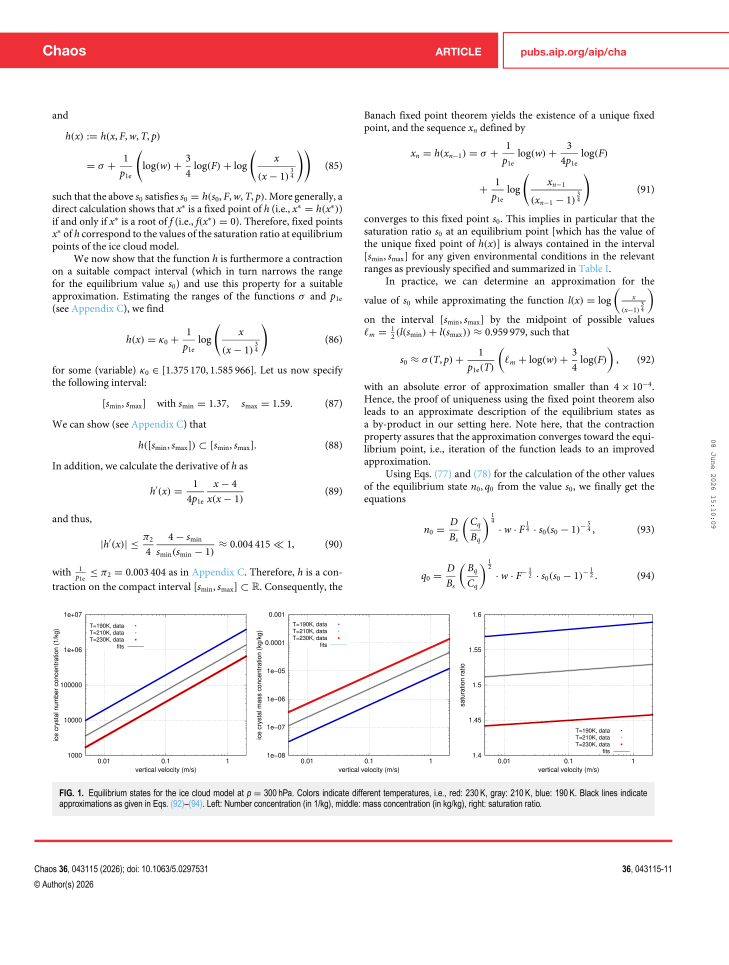
#> input picture episodes/002-figure1-python-continuation/outputs/figure1_digitized/figure1_page12_600dpi.png, 5100 x 6750 px (shown at 1/7 size)
$ python extract_digitize_figure1.py
#> lines starting #> are read from the running program, lines starting #| are printed output that depends on the picture
#!/usr/bin/env python3
"""Extract and digitize Figure 1 from the Bergner & Spichtinger (2026) PDF.

The saved publisher PDF does not expose Figure 1 as an embedded raster in
``pdfimages``; the figure appears as rendered page content.  This script
therefore reproducibly renders PDF page 12 at high resolution, crops the Figure
1 region, calibrates the three panels, digitizes the visible colored curves, and
writes QA overlays plus provenance metadata.
"""

from __future__ import annotations

import csv
import hashlib
import json
import math
import shutil
import subprocess
import tempfile
from dataclasses import dataclass
from pathlib import Path
from typing import Callable

import numpy as np
import yaml
from PIL import Image, ImageDraw

ROOT = Path(__file__).resolve().parents[3]
PDF = ROOT / "sources/original/bergner-spichtinger-2026.pdf"
OUT = ROOT / "episodes/002-figure1-python-continuation/outputs/figure1_digitized"
DPI = 600
BASE_DPI = 300
PAGE_NUMBER = 12

# Coordinates measured on a 300-dpi rendering of PDF page 12.  The script scales
# them to DPI to keep the calibration reproducible and inspectable.
BASE_FIGURE_CROP = (170, 2110, 2320, 2860)  # left, top, right, bottom; includes labels and caption
BASE_PANEL_BOUNDS = {
    "number_concentration": (298, 2150, 862, 2644),
    "mass_concentration": (1009, 2150, 1573, 2644),
    "saturation_ratio": (1696, 2150, 2284, 2644),
}

TEMPERATURES = {
    "blue": {"T_K": 190, "rgb": (0, 0, 255)},
    "gray": {"T_K": 210, "rgb": (128, 128, 128)},
    "red": {"T_K": 230, "rgb": (255, 0, 0)},
}


@dataclass(frozen=True)
class PanelCalibration:
    panel: str
    value_name: str
    value_unit: str
    bounds_px: tuple[int, int, int, int]
    x_min: float = 0.005
    x_max: float = 2.0
    x_scale: str = "log10"
    y_min: float = 0.0
    y_max: float = 1.0
    y_scale: str = "linear"

    def x_to_w(self, x_px: float) -> float:
        left, _top, right, _bottom = self.bounds_px
        f = (x_px - left) / (right - left)
        return 10 ** (math.log10(self.x_min) + f * (math.log10(self.x_max) - math.log10(self.x_min)))

    def y_to_value(self, y_px: float) -> float:
        _left, top, _right, bottom = self.bounds_px
        f = (bottom - y_px) / (bottom - top)
        if self.y_scale == "log10":
            return 10 ** (math.log10(self.y_min) + f * (math.log10(self.y_max) - math.log10(self.y_min)))
        return self.y_min + f * (self.y_max - self.y_min)


def sha256(path: Path) -> str:
    h = hashlib.sha256()
    with path.open("rb") as f:
        for chunk in iter(lambda: f.read(1 << 20), b""):
            h.update(chunk)
    return h.hexdigest()


def scale_box(box: tuple[int, int, int, int], scale: float) -> tuple[int, int, int, int]:
    return tuple(int(round(v * scale)) for v in box)  # type: ignore[return-value]


def render_page(pdf: Path, out_png: Path) -> None:
    if shutil.which("pdftoppm") is None:
        raise RuntimeError("pdftoppm is required for reproducible PDF rendering")
    with tempfile.TemporaryDirectory() as td:
        stem = Path(td) / "page"
        subprocess.run(
            [
                "pdftoppm",
                "-f",
                str(PAGE_NUMBER),
                "-l",
                str(PAGE_NUMBER),
                "-r",
                str(DPI),
                "-png",
                str(pdf),
                str(stem),
            ],
            check=True,
        )
#> (this line was passed over: subprocess is not available in this run)
        rendered = Path(td) / f"page-{PAGE_NUMBER}.png"
        shutil.copy2(rendered, out_png)


def list_pdf_images(pdf: Path) -> str:
    if shutil.which("pdfimages") is None:
        return "pdfimages not available"
    proc = subprocess.run(["pdfimages", "-list", str(pdf)], check=True, text=True, capture_output=True)
    return proc.stdout


def calibrations(scale: float) -> dict[str, PanelCalibration]:
    b = {name: scale_box(box, scale) for name, box in BASE_PANEL_BOUNDS.items()}
    return {
        "number_concentration": PanelCalibration(
            "number_concentration", "ice_crystal_number_concentration", "1 kg-1", b["number_concentration"], y_min=1e3, y_max=1e7, y_scale="log10"
        ),
        "mass_concentration": PanelCalibration(
            "mass_concentration", "ice_crystal_mass_concentration", "kg kg-1", b["mass_concentration"], y_min=1e-8, y_max=1e-3, y_scale="log10"
        ),
        "saturation_ratio": PanelCalibration(
            "saturation_ratio", "saturation_ratio", "1", b["saturation_ratio"], y_min=1.4, y_max=1.6, y_scale="linear"
        ),
    }


def color_mask(arr: np.ndarray, color: str) -> np.ndarray:
    r, g, b = arr[:, :, 0].astype(int), arr[:, :, 1].astype(int), arr[:, :, 2].astype(int)
    if color == "red":
        return (r > 135) & (r > g + 45) & (r > b + 45)
    if color == "blue":
        return (b > 120) & (b > r + 45) & (b > g + 35)
    if color == "gray":
        # The T=210 K line is neutral gray.  Exclude very dark axes/text and
        # light dotted grid; the per-column robust extraction below removes the
        # remaining grid intersections.
        spread = np.maximum.reduce([r, g, b]) - np.minimum.reduce([r, g, b])
        lum = (r + g + b) / 3
        return (spread < 18) & (lum > 75) & (lum < 190)
    raise ValueError(color)


def digitize_curve(arr: np.ndarray, cal: PanelCalibration, color: str, n_samples: int = 180) -> list[dict[str, object]]:
    left, top, right, bottom = cal.bounds_px
    pad = int(round((DPI / BASE_DPI) * 3))
    roi = arr[top + pad : bottom - pad + 1, left + pad : right - pad + 1]
    mask = color_mask(roi, color)

    # Drop axis/grid pixels near known major grid columns/rows.  This is most
    # important for the neutral gray curve.
    h, w = mask.shape
    major_x = [int(round((math.log10(x) - math.log10(cal.x_min)) / (math.log10(cal.x_max) - math.log10(cal.x_min)) * (right - left))) for x in (0.01, 0.1, 1.0)]
    for x0 in major_x:
        lo, hi = max(0, x0 - pad - 2), min(w, x0 + pad + 3)
        if hi > lo:
            mask[:, lo:hi] = False
    if color == "gray":
        # Avoid horizontal grid lines for all panels.
        if cal.y_scale == "log10":
            y_ticks = [10 ** e for e in range(math.floor(math.log10(cal.y_min)), math.ceil(math.log10(cal.y_max)) + 1)]
            y_ticks = [y for y in y_ticks if cal.y_min <= y <= cal.y_max]
            rows = [int(round((bottom - top) * (1 - (math.log10(y) - math.log10(cal.y_min)) / (math.log10(cal.y_max) - math.log10(cal.y_min))))) for y in y_ticks]
        else:
            y_ticks = np.linspace(cal.y_min, cal.y_max, 5)
            rows = [int(round((bottom - top) * (1 - (y - cal.y_min) / (cal.y_max - cal.y_min)))) for y in y_ticks]
        for y0 in rows:
            lo, hi = max(0, y0 - pad - 2), min(h, y0 + pad + 3)
            if hi > lo:
                mask[lo:hi, :] = False

    xs = np.linspace(0, w - 1, n_samples).round().astype(int)
    # The neutral gray curve shares the panel with a gray legend at the left;
    # track it from right to left, where the curve is isolated, then reverse.
    if color == "gray":
        xs = xs[::-1]
    raw_points: list[tuple[int, float, int]] = []
    last_y: float | None = None
    for xi in xs:
        lo, hi = max(0, xi - 2), min(w, xi + 3)
        ys = np.where(mask[:, lo:hi])[0]
        if ys.size == 0:
            continue
        if color == "gray" and last_y is not None:
            y = float(ys[np.argmin(np.abs(ys - last_y))])
        else:
            y = float(np.median(ys))
        # Reject obvious text/legend outliers by requiring a smooth curve.
        if last_y is not None and abs(y - last_y) > max(16, h * 0.08):
            close = ys[np.abs(ys - last_y) <= max(16, h * 0.08)]
            if close.size:
                y = float(np.median(close))
            elif color == "gray":
                continue
        last_y = y
        raw_points.append((xi, y, int(ys.size)))

    if color == "gray":
        raw_points = list(reversed(raw_points))

    rows: list[dict[str, object]] = []
    for i, (xi, y, candidates) in enumerate(raw_points):
        x_px = left + pad + xi
        y_px = top + pad + y
        rows.append(
            {
                "panel": cal.panel,
                "value_name": cal.value_name,
                "value_unit": cal.value_unit,
                "T_K": TEMPERATURES[color]["T_K"],
                "curve_color": color,
                "w_m_s": cal.x_to_w(x_px),
                "value": cal.y_to_value(y_px),
                "x_px_page": round(x_px, 3),
                "y_px_page": round(y_px, 3),
                "x_px_panel": round(x_px - left, 3),
                "y_px_panel": round(y_px - top, 3),
                "candidate_pixels_in_column_window": candidates,
                "source_pdf": str(PDF.relative_to(ROOT)),
                "source_page": PAGE_NUMBER,
                "source_render_dpi": DPI,
                "source_image": str((OUT / "figure1_source.png").relative_to(ROOT)),
                "digitization_method": "color-threshold median-by-column with grid-pixel suppression",
                "point_index": i,
            }
        )
    return rows


def write_csv(path: Path, rows: list[dict[str, object]]) -> None:
    fields = [
        "panel",
        "value_name",
        "value_unit",
        "T_K",
        "curve_color",
        "w_m_s",
        "value",
        "x_px_page",
        "y_px_page",
        "x_px_panel",
        "y_px_panel",
        "candidate_pixels_in_column_window",
        "source_pdf",
        "source_page",
        "source_render_dpi",
        "source_image",
        "digitization_method",
        "point_index",
    ]
    with path.open("w", newline="") as f:
        writer = csv.DictWriter(f, fieldnames=fields)
        writer.writeheader()
        writer.writerows(rows)


def draw_overlay(page_image: Image.Image, rows: list[dict[str, object]], cals: dict[str, PanelCalibration]) -> Image.Image:
    overlay = page_image.copy()
    draw = ImageDraw.Draw(overlay)
    for cal in cals.values():
        draw.rectangle(cal.bounds_px, outline=(0, 160, 0), width=max(2, int(DPI / 150)))
    radius = max(2, int(DPI / 200))
    for row in rows:
        x = float(row["x_px_page"])
        y = float(row["y_px_page"])
        rgb = TEMPERATURES[str(row["curve_color"])] ["rgb"]
        draw.ellipse((x - radius, y - radius, x + radius, y + radius), outline=rgb, fill=rgb)
    return overlay


def main() -> None:
    OUT.mkdir(parents=True, exist_ok=True)
    rendered_page = OUT / f"figure1_page{PAGE_NUMBER}_{DPI}dpi.png"
    figure_source = OUT / "figure1_source.png"
    image_list = OUT / "pdfimages_list.txt"

    render_page(PDF, rendered_page)
    image_list.write_text(list_pdf_images(PDF))
#> (the call stopped at in list_pdf_images, `proc = subprocess.run(["pdfimages", "-list", str(pdf)], check=True, te..`: subprocess is not available in this run)

    page = Image.open(rendered_page).convert("RGB")
#> page is the input picture: PIL image 5100x6750 RGB; mean R, G, B 245.4, 239.7, 240.2
    scale = DPI / BASE_DPI
    crop = scale_box(BASE_FIGURE_CROP, scale)
    page.crop(crop).save(figure_source)
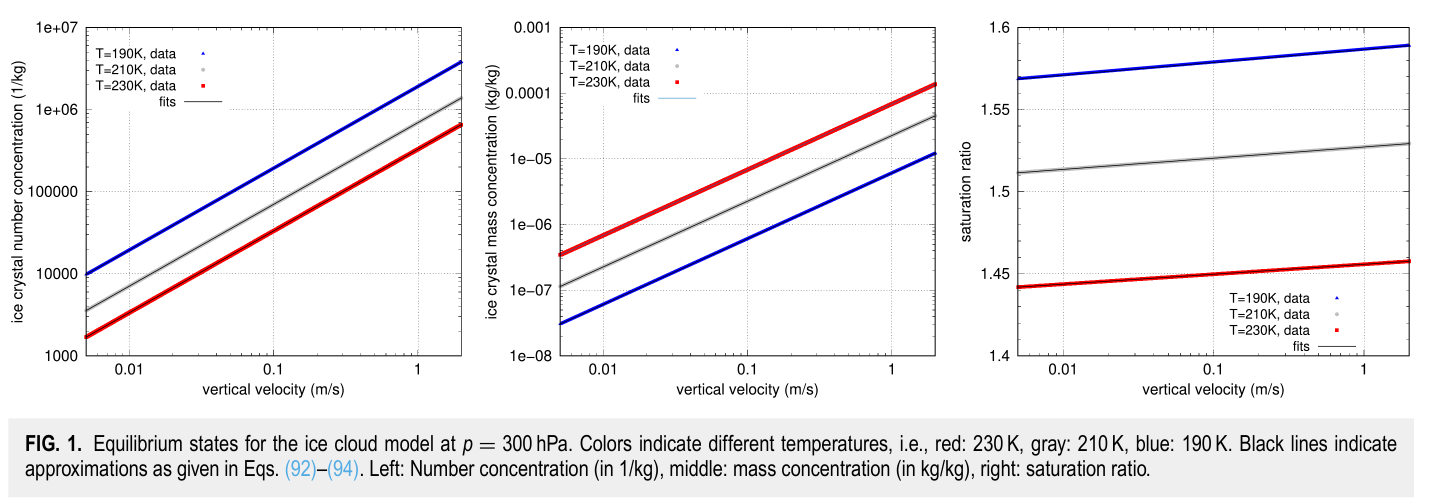
#> saved as figure1_source.png: PIL image 4300x1500 RGB (shown at 1/3 size); mean R, G, B 241.9, 240.2, 241.4

    cals = calibrations(scale)
    arr = np.array(page)
    rows: list[dict[str, object]] = []
    for cal in cals.values():
        for color in ("blue", "gray", "red"):
            rows.extend(digitize_curve(arr, cal, color))
#> this loop made 3 passes
#> pass 1, in digitize_curve, `roi = arr[top + pad : bottom - pad + 1, left + pad : right - pad + 1]`:
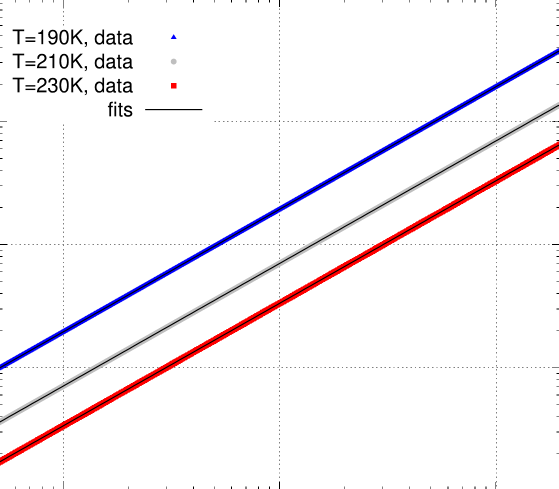
#> roi: shape (977, 1117, 3) (shown at 1/2 size); mean of channels 0, 1, 2 247.5, 243.9, 246.4; drawn as R, G, B
#> pass 1, in color_mask, `r, g, b = arr[:, :, 0].astype(int), arr[:, :, 1].astype(int), arr[:, :..`:
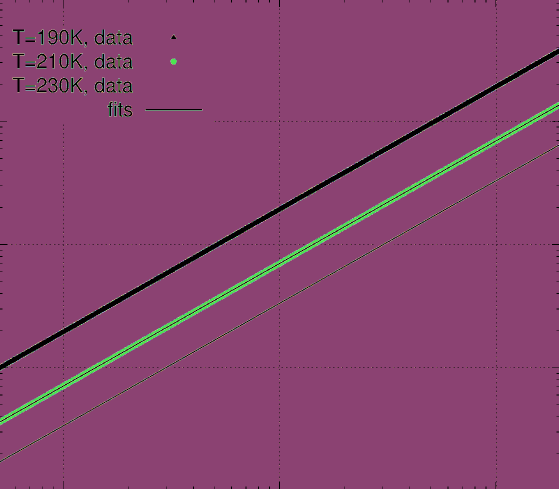
#> r: shape (977, 1117) int64 (shown at 1/2 size); 201 distinct labels, from 0 to 255; one colour per label, 0 black
#> pass 1, in color_mask, `r, g, b = arr[:, :, 0].astype(int), arr[:, :, 1].astype(int), arr[:, :..`:
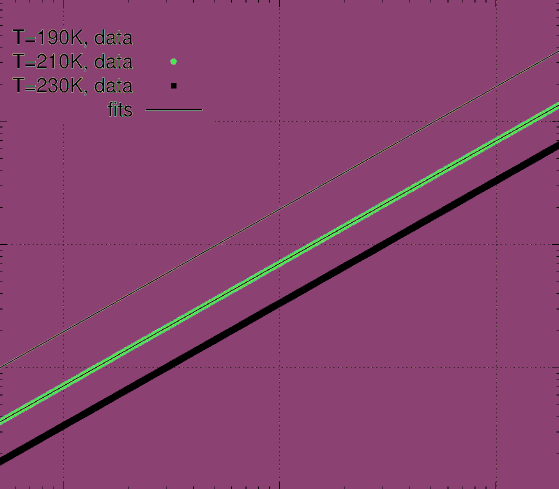
#> b: shape (977, 1117) int64 (shown at 1/2 size); 100 distinct labels, from 0 to 255; one colour per label, 0 black
#> after the loop, rows = 1547 items

    csv_path = OUT / "figure1_digitized_curves.csv"
    write_csv(csv_path, rows)

    overlay_page = draw_overlay(page, rows, cals)
#> the loop in draw_overlay, `for row in rows:` made 1547 passes
#> (x, y) on passes 1 to 3: (602, 5040), (608, 5036.5), (614, 5032)
    overlay_page.save(OUT / "figure1_digitized_overlay_page.png")
    overlay_page.crop(crop).save(OUT / "figure1_digitized_overlay.png")
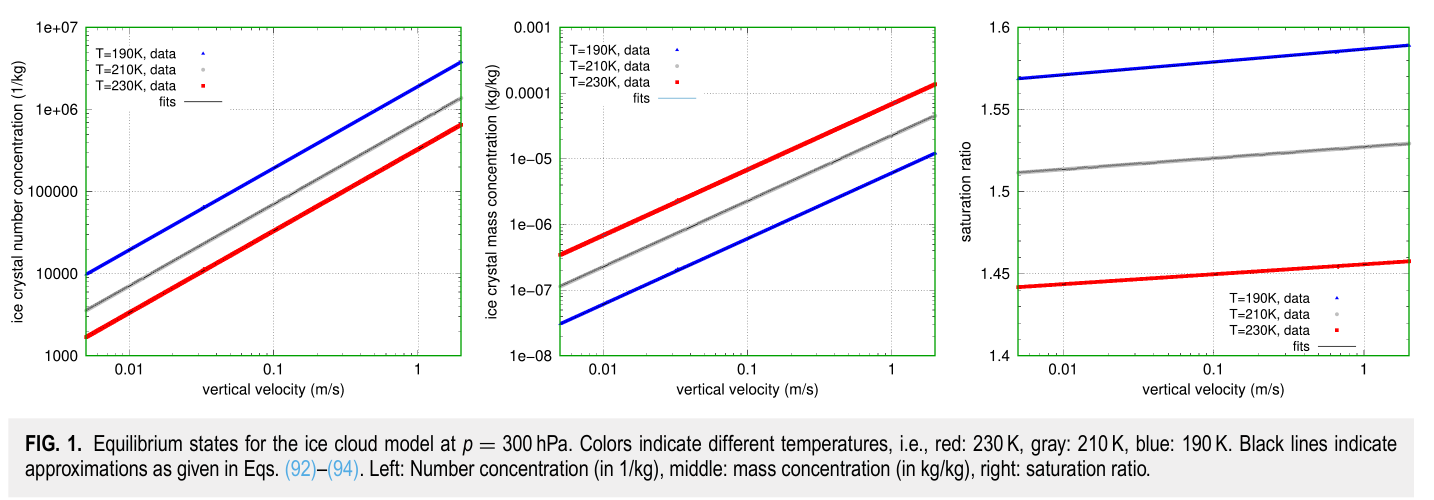
#> saved as figure1_digitized_overlay.png: PIL image 4300x1500 RGB (shown at 1/3 size); mean R, G, B 241.6, 240.9, 241.1

    counts: dict[str, int] = {}
    for row in rows:
        key = f"{row['panel']}|T={row['T_K']}"
        counts[key] = counts.get(key, 0) + 1
#> after the loop, counts = 9 items

    metadata = {
        "figure": "Figure 1",
        "paper": "Bergner & Spichtinger (2026), Ice clouds as nonlinear oscillators",
        "source_pdf": str(PDF.relative_to(ROOT)),
        "source_pdf_sha256": sha256(PDF),
        "source_page": PAGE_NUMBER,
        "rendering": {
            "tool": "pdftoppm",
            "dpi": DPI,
            "rendered_page": str(rendered_page.relative_to(ROOT)),
            "figure_source_image": str(figure_source.relative_to(ROOT)),
            "note": "pdfimages list shows no embedded Figure 1 raster; high-resolution source image is a reproducible 600-dpi render/crop from the saved PDF page.",
        },
        "calibration": {
            "coordinate_system": "page-render pixels, origin at upper-left",
            "figure_crop_px": crop,
            "panels": {
                name: {
                    "bounds_px": cal.bounds_px,
                    "x_axis": {"name": "vertical_velocity", "unit": "m s-1", "scale": cal.x_scale, "min": cal.x_min, "max": cal.x_max},
                    "y_axis": {"name": cal.value_name, "unit": cal.value_unit, "scale": cal.y_scale, "min": cal.y_min, "max": cal.y_max},
                }
                for name, cal in cals.items()
            },
        },
        "digitization": {
            "curve_temperatures": {color: info["T_K"] for color, info in TEMPERATURES.items()},
            "method": "color thresholding followed by per-column robust median extraction; grid lines suppressed before neutral gray extraction",
            "csv": str(csv_path.relative_to(ROOT)),
            "overlay": str((OUT / "figure1_digitized_overlay.png").relative_to(ROOT)),
            "point_counts": counts,
            "quality_note": "Overlay artifact is the primary QA check. Gray T=210 curves are lower confidence because they are neutral and close to dotted grid/fit strokes.",
        },
    }
    (OUT / "figure1_digitization_metadata.yaml").write_text(yaml.safe_dump(metadata, sort_keys=False))
    (OUT / "figure1_digitization_metadata.json").write_text(json.dumps(metadata, indent=2))
    print(f"Wrote {len(rows)} digitized points to {csv_path}")
    print(f"Wrote metadata and overlays under {OUT}")


if __name__ == "__main__":
#> (the run stopped early here; a loop or call above may not have finished)
